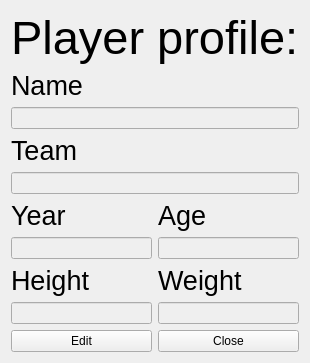
<?xml version="1.0" encoding="UTF-8"?>
<ui version="4.0">
 <class>player_window</class>
 <widget class="QWidget" name="player_window">
  <property name="windowTitle">
   <string>Form</string>
  </property>
  <layout class="QVBoxLayout" name="verticalLayout_11">
   <item>
    <layout class="QVBoxLayout" name="verticalLayout" stretch="10,10,10,10,10,5">
     <item>
      <widget class="QLabel" name="label">
       <property name="font">
        <font>
         <pointsize>35</pointsize>
        </font>
       </property>
       <property name="text">
        <string>Player profile:</string>
       </property>
      </widget>
     </item>
     <item>
      <layout class="QVBoxLayout" name="verticalLayout_4">
       <item>
        <widget class="QLabel" name="label_3">
         <property name="font">
          <font>
           <pointsize>20</pointsize>
          </font>
         </property>
         <property name="text">
          <string>Name</string>
         </property>
        </widget>
       </item>
       <item>
        <widget class="QLineEdit" name="name_field">
         <property name="enabled">
          <bool>false</bool>
         </property>
        </widget>
       </item>
      </layout>
     </item>
     <item>
      <layout class="QVBoxLayout" name="verticalLayout_6">
       <item>
        <widget class="QLabel" name="label_5">
         <property name="font">
          <font>
           <pointsize>20</pointsize>
          </font>
         </property>
         <property name="text">
          <string>Team</string>
         </property>
        </widget>
       </item>
       <item>
        <widget class="QLineEdit" name="team_field">
         <property name="enabled">
          <bool>false</bool>
         </property>
        </widget>
       </item>
      </layout>
     </item>
     <item>
      <layout class="QVBoxLayout" name="verticalLayout_2">
       <item>
        <layout class="QHBoxLayout" name="horizontalLayout">
         <item>
          <layout class="QVBoxLayout" name="verticalLayout_5">
           <item>
            <widget class="QLabel" name="label_4">
             <property name="font">
              <font>
               <pointsize>20</pointsize>
              </font>
             </property>
             <property name="text">
              <string>Year</string>
             </property>
            </widget>
           </item>
           <item>
            <widget class="QLineEdit" name="year_field">
             <property name="enabled">
              <bool>false</bool>
             </property>
            </widget>
           </item>
          </layout>
         </item>
         <item>
          <layout class="QVBoxLayout" name="verticalLayout_7">
           <item>
            <widget class="QLabel" name="label_6">
             <property name="font">
              <font>
               <pointsize>20</pointsize>
              </font>
             </property>
             <property name="text">
              <string>Age</string>
             </property>
            </widget>
           </item>
           <item>
            <widget class="QLineEdit" name="age_field">
             <property name="enabled">
              <bool>false</bool>
             </property>
            </widget>
           </item>
          </layout>
         </item>
        </layout>
       </item>
      </layout>
     </item>
     <item>
      <layout class="QVBoxLayout" name="verticalLayout_3">
       <item>
        <layout class="QHBoxLayout" name="horizontalLayout_2">
         <item>
          <layout class="QVBoxLayout" name="verticalLayout_9">
           <item>
            <widget class="QLabel" name="label_8">
             <property name="font">
              <font>
               <pointsize>20</pointsize>
              </font>
             </property>
             <property name="text">
              <string>Height</string>
             </property>
            </widget>
           </item>
           <item>
            <widget class="QLineEdit" name="height_field">
             <property name="enabled">
              <bool>false</bool>
             </property>
            </widget>
           </item>
          </layout>
         </item>
         <item>
          <layout class="QVBoxLayout" name="verticalLayout_10">
           <item>
            <widget class="QLabel" name="label_9">
             <property name="font">
              <font>
               <pointsize>20</pointsize>
              </font>
             </property>
             <property name="text">
              <string>Weight</string>
             </property>
            </widget>
           </item>
           <item>
            <widget class="QLineEdit" name="weight_field">
             <property name="enabled">
              <bool>false</bool>
             </property>
            </widget>
           </item>
          </layout>
         </item>
        </layout>
       </item>
      </layout>
     </item>
     <item>
      <layout class="QHBoxLayout" name="horizontalLayout_3">
       <item>
        <widget class="QPushButton" name="pushButton_2">
         <property name="sizePolicy">
          <sizepolicy hsizetype="Preferred" vsizetype="Preferred">
           <horstretch>0</horstretch>
           <verstretch>0</verstretch>
          </sizepolicy>
         </property>
         <property name="baseSize">
          <size>
           <width>30</width>
           <height>30</height>
          </size>
         </property>
         <property name="text">
          <string>Edit</string>
         </property>
        </widget>
       </item>
       <item>
        <widget class="QPushButton" name="pushButton">
         <property name="sizePolicy">
          <sizepolicy hsizetype="Minimum" vsizetype="Preferred">
           <horstretch>0</horstretch>
           <verstretch>0</verstretch>
          </sizepolicy>
         </property>
         <property name="baseSize">
          <size>
           <width>15</width>
           <height>15</height>
          </size>
         </property>
         <property name="text">
          <string>Close</string>
         </property>
        </widget>
       </item>
      </layout>
     </item>
    </layout>
   </item>
  </layout>
 </widget>
 <resources/>
 <connections/>
</ui>
